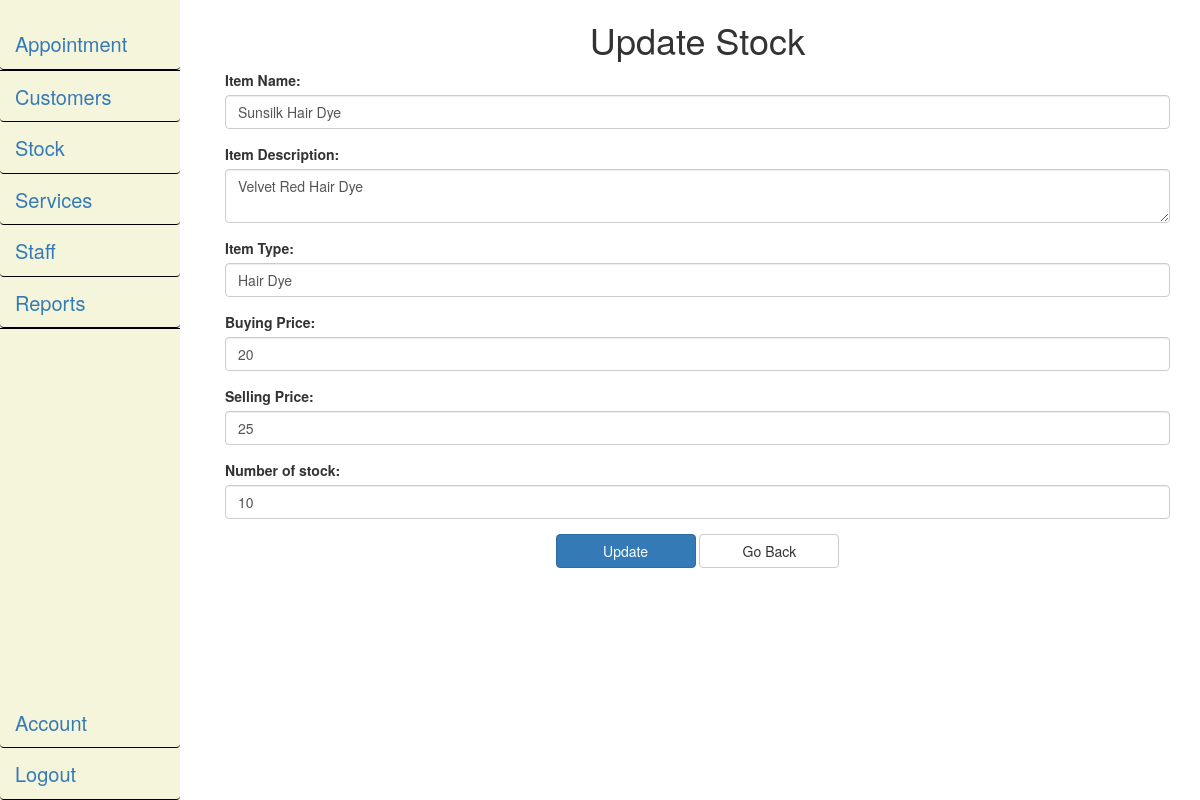
The page /stock_module_edit.php?target=1 (signed in) on the database its author committed.
### tables this page shows
CREATE TABLE `inventory` (
  `itemID` int(11) NOT NULL,
  `itemName` varchar(50) NOT NULL,
  `itemDesc` varchar(250) DEFAULT NULL,
  `itemType` varchar(50) DEFAULT NULL,
  `itemBPrice` smallint(6) DEFAULT NULL,
  `itemSPrice` smallint(6) DEFAULT NULL,
  `itemQuantity` smallint(6) DEFAULT NULL
);

### stock_module_edit.php (the view, shortened to what this page needs)
<!DOCTYPE html>
<html lang="en">
<?php
include "session_check.php";
?>
<head>
    <link href="css/bootstrap.min.css" rel="stylesheet" />
	<link href="css/nav_style.css" rel="stylesheet"/>
</head>
<body>
    <div class="container">
        <div class="row">
            <div class="col-md-2">
                <div class="sideNav">
                    <?php
                        include "navigation.php";
                    ?>
                </div>
            </div>
            <div class="col-md-10">
<?php
if($_SERVER["REQUEST_METHOD"] == "POST")
{
    $itemName = $itemDesc = $itemType = $itemBPrice = $itemSPrice = $itemQuantity = $message = "";
    $hasError = false;
	$target = $_POST['target'];
    $input_itemName = SanitizeData($_POST["itemName"]);
	$checkSQL = "SELECT * FROM inventory WHERE itemName = '$input_itemName' AND itemID != $target";
	$result = mysqli_query($connect, $checkSQL);
	$item = mysqli_fetch_assoc($result);
	if($item)
	{
		$message .= "Error: Item already exists </br>";
		$hasError = true;
	}
	else if(empty($input_itemName))
    {
		$message .= "Error: Input item name not found </br>";
		$hasError = true;
    }
	else
	{
        $itemName = $input_itemName;
    }
    $input_itemDesc = SanitizeData($_POST["itemDesc"]);
    if(empty($input_itemDesc)){
		$itemDesc = null;
    }
	else
	{
        $itemDesc = $input_itemDesc;
	}
    $input_itemType = SanitizeData($_POST["itemType"]);
    if(empty($input_itemType))
    {
		$itemType = null;
    }
	else
	{
        $itemType = $input_itemType;
	}
    $input_itemBPrice = SanitizeData($_POST["itemBPrice"]);
    if(empty($input_itemBPrice))
    {
		$itemBPrice = null;
    }
	else
	{
        $itemBPrice = $input_itemBPrice;
	}
    $input_itemSPrice = SanitizeData($_POST["itemSPrice"]);
    if(empty($input_itemSPrice))
    {
		$itemSPrice = null;
    }
	else
	{
        $itemSPrice = $input_itemSPrice;
	}
    $input_itemQuantity = SanitizeData($_POST["itemQuantity"]);
    if(empty($input_itemQuantity)){
		$itemQuantity = null;
    }
	else
	{
        $itemQuantity = $input_itemQuantity;
	}
    submit($itemName, $itemDesc, $itemType, $itemBPrice, $itemSPrice, $itemQuantity, $hasError, $target, $connect, $message);
}
else
{
    if(isset($_GET['target']) && !empty(trim($_GET['target'])))
    {
        $target = trim($_GET['target']);
        $sql = "SELECT * FROM inventory WHERE itemID = '$target'";
        if (mysqli_query($connect, $sql))
        {
            $results = mysqli_query($connect, $sql);
            $row = mysqli_fetch_array($results);
            $itemName = $row['itemName'];
            $itemDesc = $row['itemDesc'];
            $itemType = $row['itemType'];
            $itemBPrice = $row['itemBPrice'];
            $itemSPrice = $row['itemSPrice'];
            $itemQuantity = $row['itemQuantity'];
        }
        else
        {
            alertUser("Error: " . $sql . "</br>" . die(mysqli_error($connect)));
        }
    }
    else
    {
        header("location: stock_module_display.php");
        exit();
    }
}
?>
                <h1>Update Stock</h1>
                <form name="nform" method="post" action="stock_module_edit.php">
                    <div class="form-group">
                        <label for="itemName">Item Name:</label>
                        <input type="text" id="itemName" name="itemName" class="form-control" value="<?php echo $itemName; ?>" required="required"/>
                    </div>
                    <div class="form-group">
                        <label for="itemDesc">Item Description:</label>
                        <textarea name="itemDesc" id="itemDesc" class="form-control"><?php echo $itemDesc; ?></textarea>
                    </div>
                    <div class="form-group">
                       <label for="itemType">Item Type:</label>
                        <input type="text" id="itemType" name="itemType" class="form-control" maxlength="50" value="<?php echo $itemType; ?>"/>
                    </div>
                    <div class="form-group">
                        <label for="itemBPrice">Buying Price:</label>
                        <input type="number" class="form-control" id="itemBPrice" name="itemBPrice" value="<?php echo $itemBPrice; ?>"/>
                    </div>
                    <div class="form-group">
                        <label for="itemSPrice">Selling Price:</label>
                        <input type="number" class="form-control" id="itemSPrice" name="itemSPrice" value="<?php echo $itemSPrice; ?>"/>
                    </div>
                    <div class="form-group">
                        <label for="itemQuantity">Number of stock:</label>
                        <input type="number" class="form-control" id="itemQuantity" name="itemQuantity" value="<?php echo $itemQuantity; ?>"/>
                    </div>
                    <div class="form-group text-center">
                        <button type="submit" name="update" class="btn btn-primary">Update</button>
                        <a href="stock_module_display.php" class="btn btn-default">Go Back</a>
                    </div>
                </form>
            </div>
        </div>
    </div>
</body>
</html>

### css/nav_style.css (style rules this page uses)
.sideNav { height: 100%; width: 15%; position: fixed; z-index: 1; top: 0; left: 0; padding-top: 20px; background: beige; }

### stock_module_edit.php (style rules this page uses)
h1 { text-align: center; }
.btn { width: 10em; }

### rows shown on the page
inventory: itemName "Sunsilk Hair Dye", itemDesc "Velvet Red Hair Dye", itemType "Hair Dye", itemBPrice "20", itemSPrice "25", itemQuantity "10"
